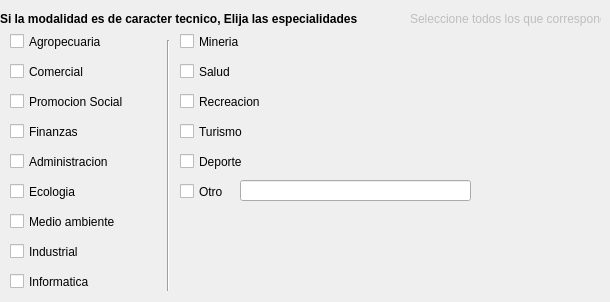
      <widget class="QWidget" name="tabWidgetPage2">
       <attribute name="title">
        <string>2 de 9</string>
       </attribute>
       <widget class="QLabel" name="label_10">
        <property name="geometry">
         <rect>
          <x>0</x>
          <y>10</y>
          <width>391</width>
          <height>18</height>
         </rect>
        </property>
        <property name="font">
         <font>
          <weight>75</weight>
          <bold>true</bold>
         </font>
        </property>
        <property name="text">
         <string>Si la modalidad es de caracter tecnico, Elija las especialidades</string>
        </property>
       </widget>
       <widget class="QLabel" name="label_11">
        <property name="enabled">
         <bool>false</bool>
        </property>
        <property name="geometry">
         <rect>
          <x>410</x>
          <y>10</y>
          <width>191</width>
          <height>18</height>
         </rect>
        </property>
        <property name="font">
         <font>
          <pointsize>9</pointsize>
          <underline>false</underline>
          <strikeout>false</strikeout>
         </font>
        </property>
        <property name="text">
         <string>Seleccione todos los que correspondan</string>
        </property>
       </widget>
       <widget class="QCheckBox" name="agro">
        <property name="geometry">
         <rect>
          <x>10</x>
          <y>30</y>
          <width>121</width>
          <height>23</height>
         </rect>
        </property>
        <property name="text">
         <string>Agropecuaria</string>
        </property>
       </widget>
       <widget class="QCheckBox" name="comercial">
        <property name="geometry">
         <rect>
          <x>10</x>
          <y>60</y>
          <width>93</width>
          <height>23</height>
         </rect>
        </property>
        <property name="text">
         <string>Comercial</string>
        </property>
       </widget>
       <widget class="QCheckBox" name="promocionSocial">
        <property name="geometry">
         <rect>
          <x>10</x>
          <y>90</y>
          <width>141</width>
          <height>23</height>
         </rect>
        </property>
        <property name="text">
         <string>Promocion Social</string>
        </property>
       </widget>
       <widget class="QCheckBox" name="finanzas">
        <property name="geometry">
         <rect>
          <x>10</x>
          <y>120</y>
          <width>93</width>
          <height>23</height>
         </rect>
        </property>
        <property name="text">
         <string>Finanzas</string>
        </property>
       </widget>
       <widget class="QCheckBox" name="administracion">
        <property name="geometry">
         <rect>
          <x>10</x>
          <y>150</y>
          <width>121</width>
          <height>23</height>
         </rect>
        </property>
        <property name="text">
         <string>Administracion</string>
        </property>
       </widget>
       <widget class="QCheckBox" name="ecologia">
        <property name="geometry">
         <rect>
          <x>10</x>
          <y>180</y>
          <width>93</width>
          <height>23</height>
         </rect>
        </property>
        <property name="text">
         <string>Ecologia</string>
        </property>
       </widget>
       <widget class="QCheckBox" name="medioambiente">
        <property name="geometry">
         <rect>
          <x>10</x>
          <y>210</y>
          <width>121</width>
          <height>23</height>
         </rect>
        </property>
        <property name="text">
         <string>Medio ambiente</string>
        </property>
       </widget>
       <widget class="QCheckBox" name="industrial">
        <property name="geometry">
         <rect>
          <x>10</x>
          <y>240</y>
          <width>93</width>
          <height>23</height>
         </rect>
        </property>
        <property name="text">
         <string>Industrial</string>
        </property>
       </widget>
       <widget class="QCheckBox" name="informatica">
        <property name="geometry">
         <rect>
          <x>10</x>
          <y>270</y>
          <width>93</width>
          <height>23</height>
         </rect>
        </property>
        <property name="text">
         <string>Informatica</string>
        </property>
       </widget>
       <widget class="QCheckBox" name="mineria">
        <property name="geometry">
         <rect>
          <x>180</x>
          <y>30</y>
          <width>93</width>
          <height>23</height>
         </rect>
        </property>
        <property name="text">
         <string>Mineria</string>
        </property>
       </widget>
       <widget class="Line" name="line_2">
        <property name="geometry">
         <rect>
          <x>160</x>
          <y>40</y>
          <width>16</width>
          <height>251</height>
         </rect>
        </property>
        <property name="orientation">
         <enum>Qt::Vertical</enum>
        </property>
       </widget>
       <widget class="QCheckBox" name="salud">
        <property name="geometry">
         <rect>
          <x>180</x>
          <y>60</y>
          <width>93</width>
          <height>23</height>
         </rect>
        </property>
        <property name="text">
         <string>Salud</string>
        </property>
       </widget>
       <widget class="QCheckBox" name="recreacion">
        <property name="geometry">
         <rect>
          <x>180</x>
          <y>90</y>
          <width>101</width>
          <height>23</height>
         </rect>
        </property>
        <property name="text">
         <string>Recreacion</string>
        </property>
       </widget>
       <widget class="QCheckBox" name="turismo">
        <property name="geometry">
         <rect>
          <x>180</x>
          <y>120</y>
          <width>93</width>
          <height>23</height>
         </rect>
        </property>
        <property name="text">
         <string>Turismo</string>
        </property>
       </widget>
       <widget class="QCheckBox" name="deporte">
        <property name="geometry">
         <rect>
          <x>180</x>
          <y>150</y>
          <width>93</width>
          <height>23</height>
         </rect>
        </property>
        <property name="text">
         <string>Deporte</string>
        </property>
       </widget>
       <widget class="QCheckBox" name="otromodalidad">
        <property name="geometry">
         <rect>
          <x>180</x>
          <y>180</y>
          <width>93</width>
          <height>23</height>
         </rect>
        </property>
        <property name="text">
         <string>Otro</string>
        </property>
       </widget>
       <widget class="QLineEdit" name="txtotromodalidad">
        <property name="geometry">
         <rect>
          <x>240</x>
          <y>180</y>
          <width>231</width>
          <height>21</height>
         </rect>
        </property>
       </widget>
      </widget>
